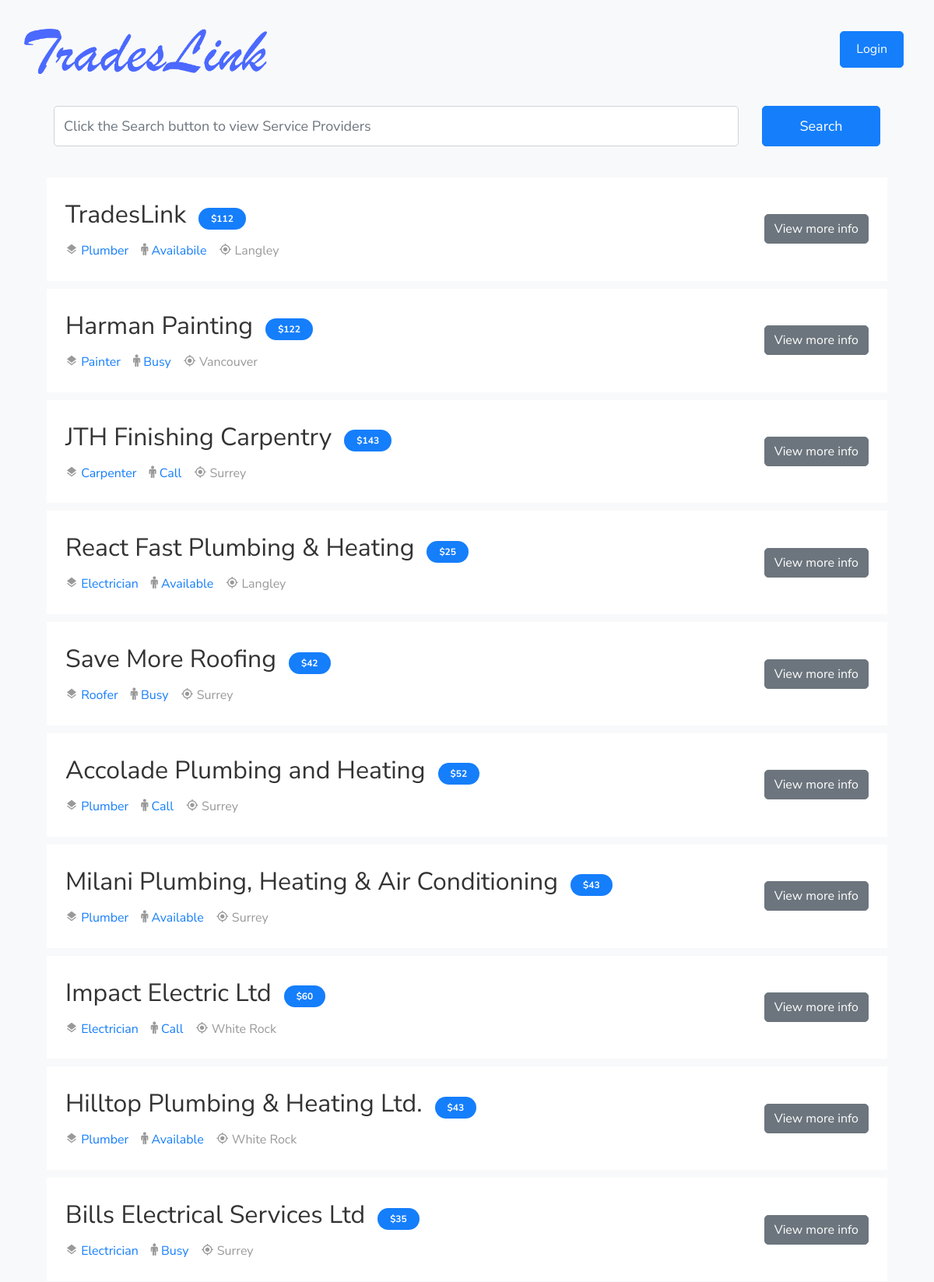
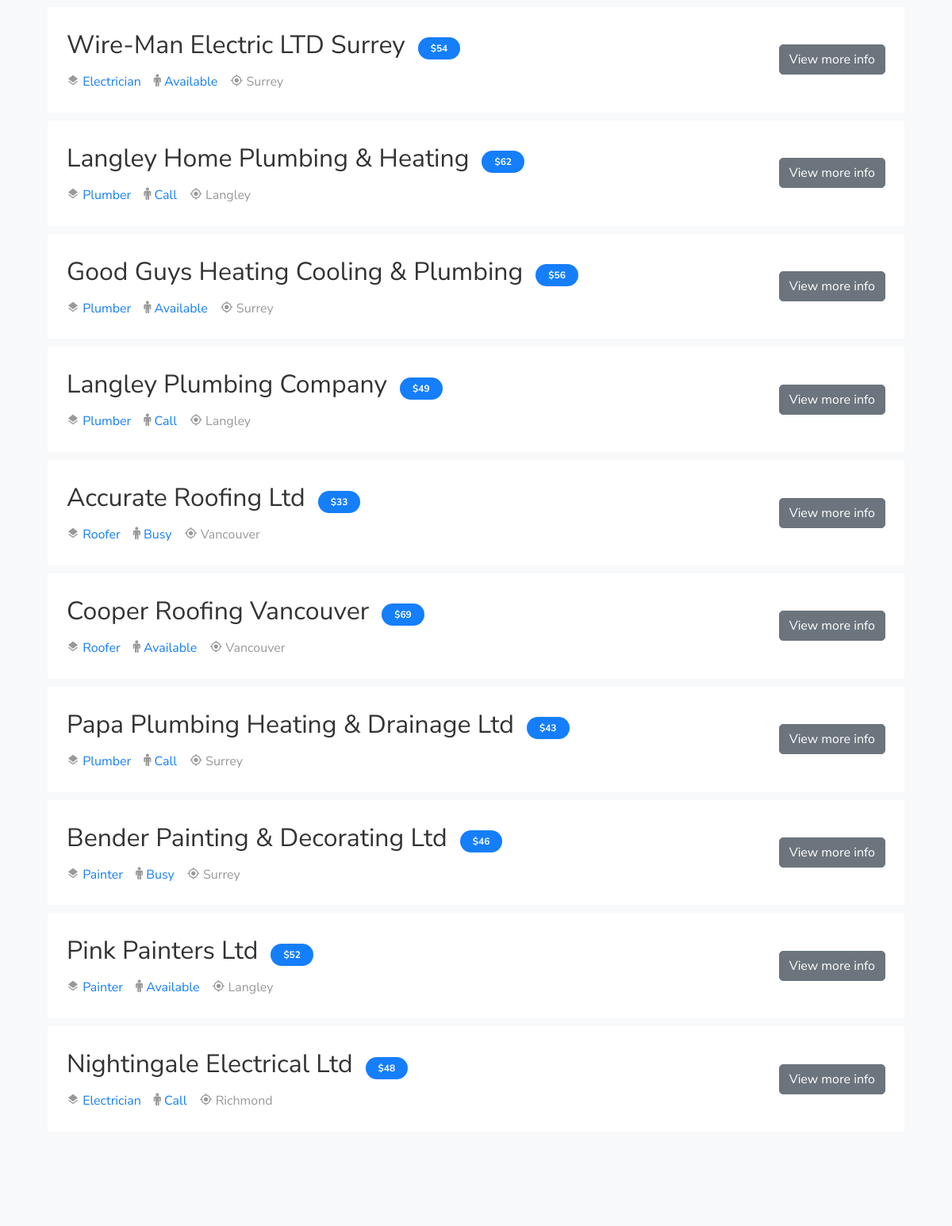
Screenshot of /search.php (upper part) with the database file from the repository (2 pictures, top to bottom).
### tables this page shows
CREATE TABLE providers
    (
        id INT(11) NOT NULL
        AUTO_INCREMENT,
    first_name VARCHAR
        (255),
    last_name VARCHAR
        (255),
    phone_number VARCHAR
        (255),
    email VARCHAR
        (255),
    hashed_password  VARCHAR
        (255),
    business_name VARCHAR
        (255),
	street VARCHAR
        (255),
	city VARCHAR
        (255),
	province VARCHAR
        (255),
    postal_code VARCHAR
        (7),
    profession VARCHAR
        (255),
    preferred_area VARCHAR
        (255),
    available VARCHAR
        (20),
    price_per_hour INT DEFAULT NULL,

    PRIMARY KEY
        (id)
);

### private/functions.php (called while the page is built, shortened)
<?php
function url_for($script_path)
{
  if ($script_path[0] != '/') {
    $script_path = "/" . $script_path;
  }
  return WWW_ROOT . $script_path;
}
function u($string = "")
{
  return urlencode($string);
}
function h($string = "")
{
  return htmlspecialchars($string);
}

### private/database.php (called while the page is built, shortened)
<?php
  function db_escape($connection, $string) {
    return mysqli_real_escape_string($connection, $string);
  }
?>

### private/query_functions.php (called while the page is built, shortened)
<?php
function search_providers($query)
{
  global $db;
  $sql = "SELECT * FROM providers ";
  $sql .= "WHERE business_name LIKE '%" . db_escape($db, $query) . "%' OR ";
  $sql .= "city LIKE '%" . db_escape($db, $query) . "%' OR ";
  $sql .= "profession LIKE '%" . db_escape($db, $query) . "%' OR ";
  $sql .= "preferred_area LIKE '%" . db_escape($db, $query) . "%' OR ";
  $sql .= "available LIKE '%" . db_escape($db, $query) . "%'";
  $result = mysqli_query($db, $sql);
  return $result;
}

### public/search.php (the view)
<?php require_once('../private/initialize.php');
$query = $_GET['query'] ?? '';
$provider_set = search_providers(h(u($query)));
?>
<?php include(SHARED_PATH . '/header.php'); ?>
<section class="ftco-section bg-light">
  <div class="container">
    <div class="row">
      <div class="col-md-12 ftco-animate">
        <div class="tab-content p-4" id="v-pills-tabContent">
          <div class="tab-pane fade show active" id="v-pills-1" role="tabpanel" aria-labelledby="v-pills-nextgen-tab">
            <form action="<?php echo url_for('/search.php') ?>" method="get">
              <div class="row">
                <div class="col">
                  <div class="form-group">
                    <div class="form-field">
                      <input type="text" name="query" class="form-control" value="<?php h(u($query)) ?>" placeholder="Click the Search button to view Service Providers">
                    </div>
                  </div>
                </div>
                <div class="col col-lg-2">
                  <div class="form-group">
                    <div class="form-field">
                      <input type="Submit" name="search" value="Search" class="form-control btn btn-primary">
                    </div>
                  </div>
                </div>
              </div>
            </form>
          </div>
        </div>
         <?php
          if (!(empty($provider_set))) {
        ?>
            <div class="col-md-12 ftco-animate">
              <?php
                while ($provider = mysqli_fetch_assoc($provider_set)) {
                  $id = $provider['id'];
              ?>
                  <div class="job-post-item bg-white p-4 d-block d-md-flex align-items-center">
                    <div class="mb-4 mb-md-0 mr-5">
                      <div class="job-post-item-header d-flex align-items-center">
                        <h2 class=mr-3 text-black h3><?php echo $provider['business_name'] ?></h2>
                        <div class="badge-wrap">
                          <span class="bg-primary text-white badge py-2 px-3">$<?php echo $provider['price_per_hour'] ?></span>
                        </div>
                      </div>
                      <div class="job-post-item-body d-block d-md-flex">
                        <div class="mr-3"><span class="icon-layers"></span> <a href="#"><?php echo $provider['profession'] ?></a>
                        </div>
                        <div class="mr-3"><span class="icon-male"></span> <a href="#"><?php echo $provider['available'] ?></a>
                        </div>
                        <div><span class="icon-my_location"></span> <span><?php echo $provider['city'];?></span>
                        </div>
                      </div>
                    </div>
                    <div class="ml-auto  ">
                      <a class="btn btn-secondary" href="<?php echo url_for('/booking/provider_info.php?id=' . h(u($id))); ?>">View more info </a>
                    </div>
            </div><?php
                }
                  ?>
      </div>
  <?php
        } else {
          echo "There are no Results";
        }
  ?>
    </div>
  </div>
</section>
<?php include(SHARED_PATH . '/footer.php'); ?>

### public/css/icomoon.css (style rules this page uses)
[class^="icon-"], [class*=" icon-"] { font-family: 'icomoon' !important; speak: none; font-style: normal; font-weight: normal; font-variant: normal; text-transform: none; line-height: 1; -webkit-font-smoothing: antialiased; -moz-osx-font-smoothing: grayscale; }
.icon-male:before { content: "\f183"; }
.icon-my_location:before { content: "\e55c"; }
.icon-layers:before { content: "\e53b"; }

### rows the page displays
providers: business_name "TradesLink", price_per_hour "112", profession "Plumber", available "Availabile", city "Langley"
providers: business_name "Harman Painting", price_per_hour "122", profession "Painter", available "Busy", city "Vancouver"
providers: business_name "JTH Finishing Carpentry", price_per_hour "143", profession "Carpenter", available "Call", city "Surrey"
providers: business_name "React Fast Plumbing & Heating", price_per_hour "25", profession "Electrician", available "Available", city "Langley"
providers: business_name "Save More Roofing", price_per_hour "42", profession "Roofer", available "Busy", city "Surrey"
providers: business_name "Accolade Plumbing and Heating", price_per_hour "52", profession "Plumber", available "Call", city "Surrey"
providers: business_name "Milani Plumbing, Heating & Air Conditioning", price_per_hour "43", profession "Plumber", available "Available", city "Surrey"
providers: business_name "Impact Electric Ltd", price_per_hour "60", profession "Electrician", available "Call", city "White Rock"
providers: business_name "Hilltop Plumbing & Heating Ltd.", price_per_hour "43", profession "Plumber", available "Available", city "White Rock"
providers: business_name "Bills Electrical Services Ltd", price_per_hour "35", profession "Electrician", available "Busy", city "Surrey"
providers: business_name "Wire-Man Electric LTD Surrey", price_per_hour "54", profession "Electrician", available "Available", city "Surrey"
providers: business_name "Langley Home Plumbing & Heating", price_per_hour "62", profession "Plumber", available "Call", city "Langley"
providers: business_name "Good Guys Heating Cooling & Plumbing", price_per_hour "56", profession "Plumber", available "Available", city "Surrey"
providers: business_name "Langley Plumbing Company", price_per_hour "49", profession "Plumber", available "Call", city "Langley"
providers: business_name "Accurate Roofing Ltd", price_per_hour "33", profession "Roofer", available "Busy", city "Vancouver"
providers: business_name "Cooper Roofing Vancouver", price_per_hour "69", profession "Roofer", available "Available", city "Vancouver"
providers: business_name "Papa Plumbing Heating & Drainage Ltd", price_per_hour "43", profession "Plumber", available "Call", city "Surrey"
providers: business_name "Bender Painting & Decorating Ltd", price_per_hour "46", profession "Painter", available "Busy", city "Surrey"
providers: business_name "Pink Painters Ltd", price_per_hour "52", profession "Painter", available "Available", city "Langley"
providers: business_name "Nightingale Electrical Ltd", price_per_hour "48", profession "Electrician", available "Call", city "Richmond"
